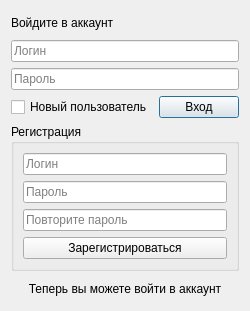
<?xml version="1.0" encoding="UTF-8"?>
<ui version="4.0">
 <class>LoginDialog</class>
 <widget class="QDialog" name="LoginDialog">
  <property name="geometry">
   <rect>
    <x>0</x>
    <y>0</y>
    <width>247</width>
    <height>311</height>
   </rect>
  </property>
  <property name="windowTitle">
   <string>Войдите или зарегистрируйтесь</string>
  </property>
  <layout class="QGridLayout" name="gridLayout_2">
   <item row="0" column="0">
    <widget class="QLabel" name="loginLabel">
     <property name="text">
      <string>Войдите в аккаунт</string>
     </property>
    </widget>
   </item>
   <item row="1" column="0">
    <widget class="QLineEdit" name="loginLineEdit">
     <property name="placeholderText">
      <string>Логин</string>
     </property>
    </widget>
   </item>
   <item row="2" column="0">
    <widget class="QLineEdit" name="loginPasswordLineEdit">
     <property name="echoMode">
      <enum>QLineEdit::Password</enum>
     </property>
     <property name="placeholderText">
      <string>Пароль</string>
     </property>
    </widget>
   </item>
   <item row="3" column="0">
    <layout class="QHBoxLayout" name="horizontalLayout">
     <item>
      <widget class="QCheckBox" name="newUserCheckBox">
       <property name="text">
        <string>Новый пользователь</string>
       </property>
      </widget>
     </item>
     <item>
      <widget class="QPushButton" name="loginButton">
       <property name="text">
        <string>Вход</string>
       </property>
      </widget>
     </item>
    </layout>
   </item>
   <item row="4" column="0">
    <widget class="QGroupBox" name="signupGroupBox">
     <property name="title">
      <string>Регистрация</string>
     </property>
     <layout class="QGridLayout" name="gridLayout">
      <item row="0" column="0">
       <widget class="QLineEdit" name="signupLoginLineEdit">
        <property name="placeholderText">
         <string>Логин</string>
        </property>
       </widget>
      </item>
      <item row="1" column="0">
       <widget class="QLineEdit" name="signupPasswordLineEdit">
        <property name="echoMode">
         <enum>QLineEdit::Password</enum>
        </property>
        <property name="placeholderText">
         <string>Пароль</string>
        </property>
       </widget>
      </item>
      <item row="2" column="0">
       <widget class="QLineEdit" name="repeatPasswordLineEdit">
        <property name="echoMode">
         <enum>QLineEdit::Password</enum>
        </property>
        <property name="placeholderText">
         <string>Повторите пароль</string>
        </property>
       </widget>
      </item>
      <item row="3" column="0">
       <widget class="QPushButton" name="signupButton">
        <property name="text">
         <string>Зарегистрироваться</string>
        </property>
       </widget>
      </item>
     </layout>
    </widget>
   </item>
   <item row="5" column="0">
    <widget class="QLabel" name="onSignupLabel">
     <property name="font">
      <font>
       <pointsize>9</pointsize>
      </font>
     </property>
     <property name="text">
      <string>Теперь вы можете войти в аккаунт</string>
     </property>
     <property name="alignment">
      <set>Qt::AlignCenter</set>
     </property>
    </widget>
   </item>
  </layout>
 </widget>
 <resources/>
 <connections/>
</ui>
